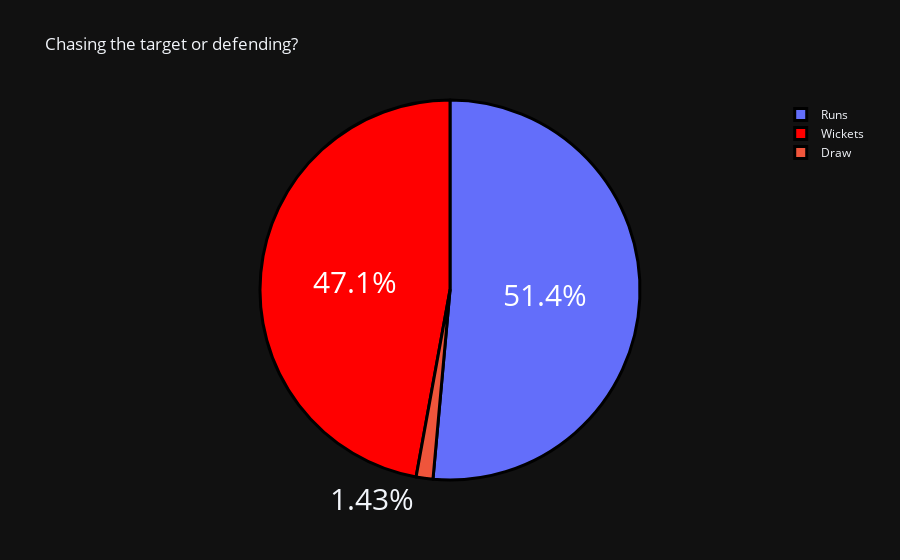

Notebook cell for this chart:
### Markdown cell above
**We can clearly see that surprisingly, 61.4% of the times Home teams have lost matches. Away team clearly had an advantage in this IPL.**

### Code cell
bat_bowl = data["result"].value_counts()

label = bat_bowl.index
counts = bat_bowl.values
colors = ['coralblue','red']

fig = go.Figure(data=[go.Pie(labels=label, values=counts)])
fig.update_layout(title_text='Chasing the target or defending?')
fig.update_traces(hoverinfo='label+value', textinfo='percent', textfont_size=30,
                  marker=dict(colors=colors, line=dict(color='black', width=3)))
fig.show()

### Figure 1 — Plotly figure (JSON) as saved in the notebook; plotly's stock layout.template omitted (floating-point values rounded to 4 significant figures)
{"data": [{"hoverinfo": "label+value", "labels": ["Runs", "Wickets", "Draw"], "marker": {"colors": ["coralblue", "red"], "line": {"color": "black", "width": 3}}, "textfont": {"size": 30}, "textinfo": "percent", "type": "pie", "values": [36, 33, 1]}], "layout": {"title": {"text": "Chasing the target or defending?"}}}
